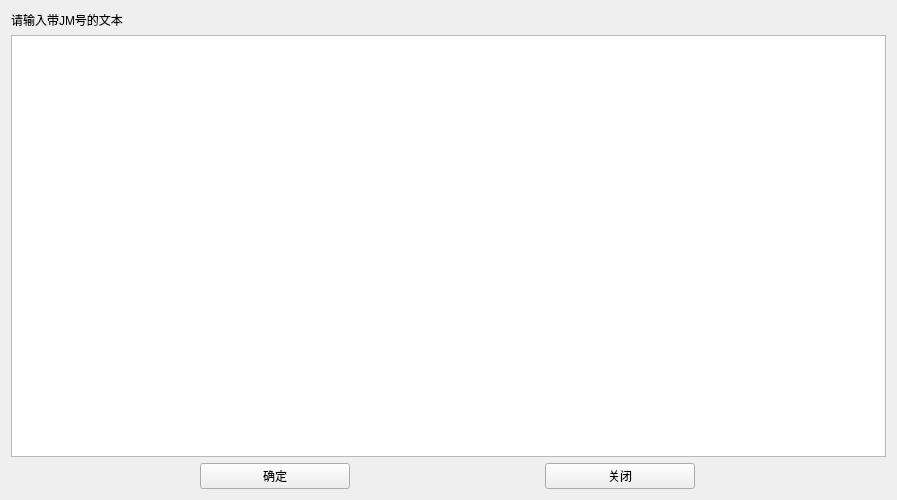
<?xml version="1.0" encoding="UTF-8"?>
<ui version="4.0">
 <class>DownloadSomeEdit</class>
 <widget class="QWidget" name="DownloadSomeEdit">
  <property name="geometry">
   <rect>
    <x>0</x>
    <y>0</y>
    <width>897</width>
    <height>500</height>
   </rect>
  </property>
  <property name="windowTitle">
   <string>Form</string>
  </property>
  <layout class="QVBoxLayout" name="verticalLayout">
   <item>
    <widget class="QLabel" name="label">
     <property name="text">
      <string>请输入带JM号的文本</string>
     </property>
    </widget>
   </item>
   <item>
    <widget class="QTextEdit" name="textEdit"/>
   </item>
   <item>
    <layout class="QHBoxLayout" name="horizontalLayout_3">
     <property name="sizeConstraint">
      <enum>QLayout::SetDefaultConstraint</enum>
     </property>
     <item>
      <widget class="QPushButton" name="saveButton">
       <property name="maximumSize">
        <size>
         <width>150</width>
         <height>30</height>
        </size>
       </property>
       <property name="styleSheet">
        <string notr="true"/>
       </property>
       <property name="text">
        <string>确定</string>
       </property>
       <property name="shortcut">
        <string>Return</string>
       </property>
      </widget>
     </item>
     <item>
      <widget class="QPushButton" name="closeButton">
       <property name="maximumSize">
        <size>
         <width>150</width>
         <height>30</height>
        </size>
       </property>
       <property name="text">
        <string>关闭</string>
       </property>
      </widget>
     </item>
    </layout>
   </item>
  </layout>
 </widget>
 <tabstops>
  <tabstop>saveButton</tabstop>
  <tabstop>closeButton</tabstop>
 </tabstops>
 <resources/>
 <connections/>
 <buttongroups>
  <buttongroup name="buttonGroup"/>
 </buttongroups>
</ui>
